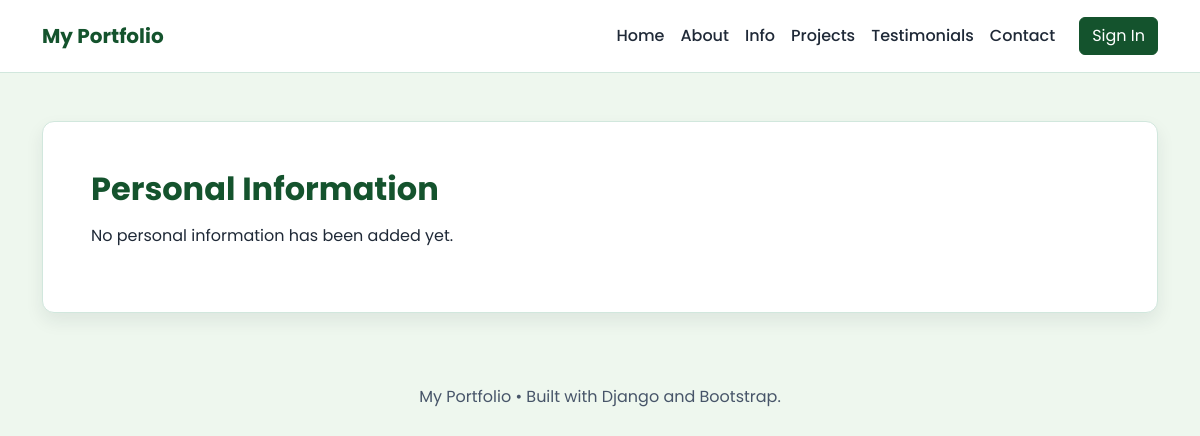
The app's page /personal-information/, older data.
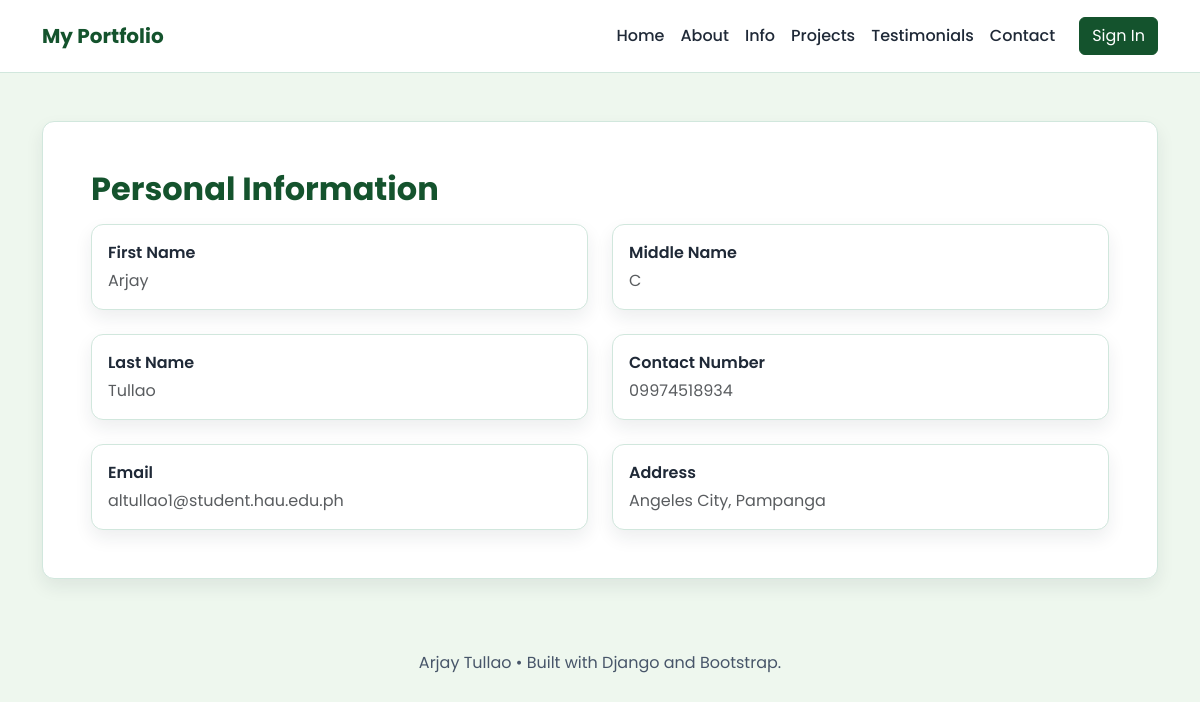
The same page, newer data.
### myproject/models.py (models this page shows, shortened)
class PersonalInformation(models.Model):
    first_name = models.CharField(max_length=100)
    middle_name = models.CharField(max_length=100, blank=True)
    last_name = models.CharField(max_length=100)
    summary = models.TextField()
    contact_number = models.CharField(max_length=20)
    email = models.EmailField()
    address = models.TextField()

### myproject/views.py (the view)
# urls.py: path('personal-information/', views.personal_information, name='personal_information'),
def personal_information(request):
    personal_info = PersonalInformation.objects.first()
    return render(request, 'personal information.html', {'personal_info': personal_info})

### templates/personal information.html (shortened to what this page needs)
{% extends 'base.html' %}
{% block content %}
<div class="card-custom p-4 p-md-5">
    <h1 class="section-title mb-3">Personal Information</h1>
    {% if personal_info %}
    <div class="row g-4">
        <div class="col-md-6">
            <div class="card-custom p-3 h-100">
                <p class="mb-1 fw-semibold">First Name</p>
                <p class="text-muted mb-0">{{ personal_info.first_name }}</p>
            </div>
        </div>
        <div class="col-md-6">
            <div class="card-custom p-3 h-100">
                <p class="mb-1 fw-semibold">Middle Name</p>
                <p class="text-muted mb-0">{{ personal_info.middle_name }}</p>
            </div>
        </div>
        <div class="col-md-6">
            <div class="card-custom p-3 h-100">
                <p class="mb-1 fw-semibold">Last Name</p>
                <p class="text-muted mb-0">{{ personal_info.last_name }}</p>
            </div>
        </div>
        <div class="col-md-6">
            <div class="card-custom p-3 h-100">
                <p class="mb-1 fw-semibold">Contact Number</p>
                <p class="text-muted mb-0">{{ personal_info.contact_number }}</p>
            </div>
        </div>
        <div class="col-md-6">
            <div class="card-custom p-3 h-100">
                <p class="mb-1 fw-semibold">Email</p>
                <p class="text-muted mb-0">{{ personal_info.email }}</p>
            </div>
        </div>
        <div class="col-md-6">
            <div class="card-custom p-3 h-100">
                <p class="mb-1 fw-semibold">Address</p>
                <p class="text-muted mb-0">{{ personal_info.address }}</p>
            </div>
        </div>
    </div>
    {% else %}
    <p>No personal information has been added yet.</p>
    {% endif %}
</div>
{% endblock %}

### templates/base.html (shortened to what this page needs)
<!DOCTYPE html>
<html lang="en">
<head>
    <link href="https://cdn.jsdelivr.net/npm/bootstrap@5.3.0/dist/css/bootstrap.min.css" rel="stylesheet">
    <link href="https://cdn.jsdelivr.net/npm/bootstrap-icons@1.10.5/font/bootstrap-icons.css" rel="stylesheet">
</head>
<body>
<nav class="navbar navbar-expand-lg">
    <div class="container">
        <a class="navbar-brand" href="{% url 'home' %}">My Portfolio</a>
        <div class="collapse navbar-collapse" id="navbarNav">
            <ul class="navbar-nav ms-auto align-items-center">
                <li class="nav-item"><a class="nav-link" href="{% url 'home' %}">Home</a></li>
                <li class="nav-item"><a class="nav-link" href="{% url 'about_me' %}">About</a></li>
                <li class="nav-item"><a class="nav-link" href="{% url 'personal_information' %}">Info</a></li>
                <li class="nav-item"><a class="nav-link" href="{% url 'projects' %}">Projects</a></li>
                <li class="nav-item"><a class="nav-link" href="{% url 'testimonials' %}">Testimonials</a></li>
                <li class="nav-item"><a class="nav-link" href="{% url 'contacts' %}">Contact</a></li>
                <li class="nav-item ms-lg-3">
                    <a class="btn btn-primary btn-primary-custom" href="{% url 'admin_login' %}">Sign In</a>
                </li>
            </ul>
        </div>
    </div>
</nav>
<main class="container py-5">
    {% block content %}{% endblock %}
</main>
<footer class="container text-center py-4">
    <p class="footer-note mb-0">{{ personal_info.first_name|default:'My' }} {{ personal_info.last_name|default:'Portfolio' }} &bull; Built with Django and Bootstrap.</p>
</footer>
</body>
</html>

Row changes from the older to the newer data that the page shows:
added PersonalInformation: first_name "Arjay", middle_name "C", last_name "Tullao", contact_number "09974518934", email "altullao1@student.hau.edu.ph", address "Angeles City, Pampanga"
Text that changed along with them:
{{ personal_info.first_name|default:'My' }}: "My" → (not shown)
{{ personal_info.last_name|default:'Portfolio' }}: "Portfolio" → (not shown)
text no longer shown: "No personal information has been added yet."
text now shown: "First Name Middle Name Last Name Contact Number Email Address"
